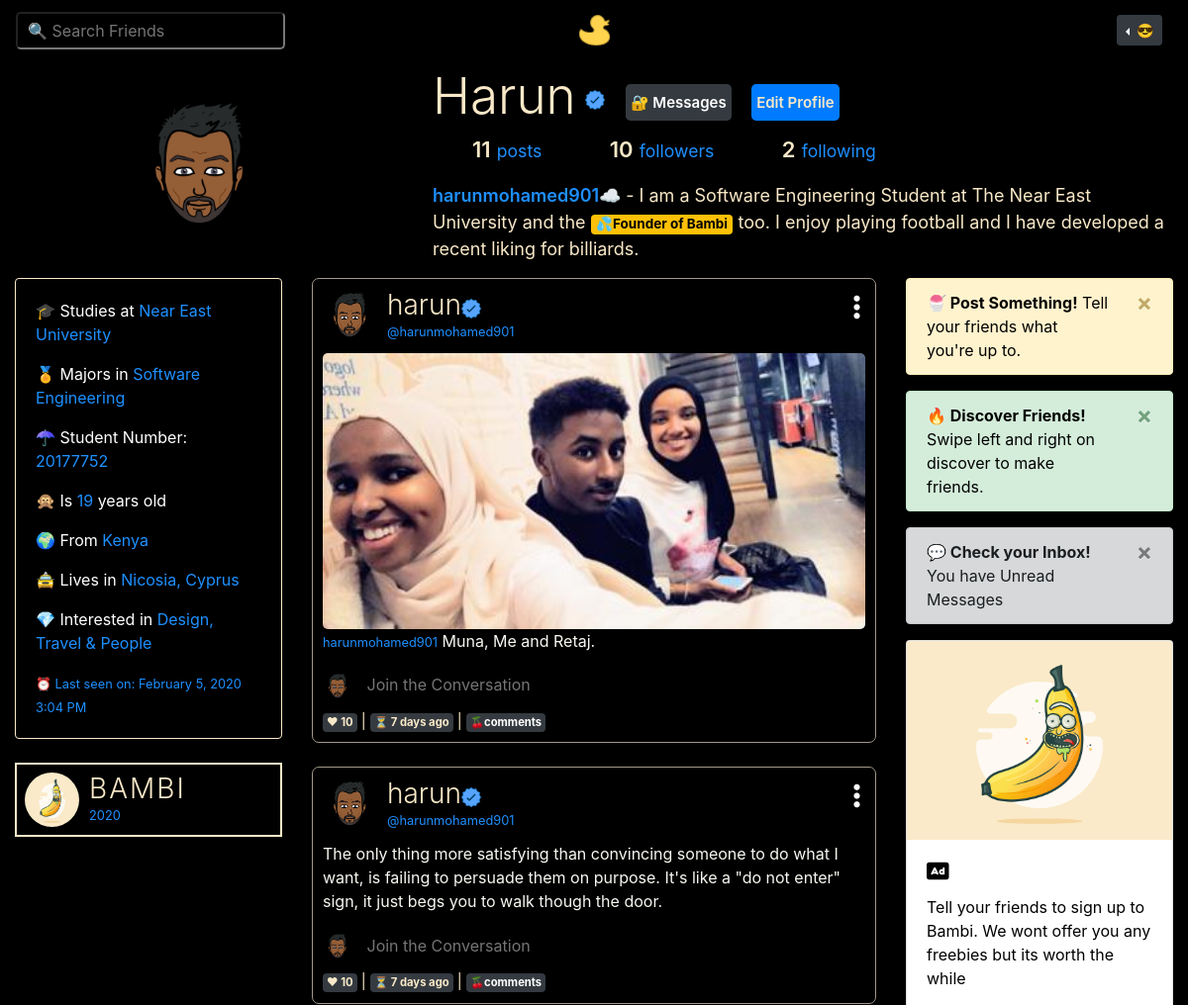
Page /user/harun (signed in, upper part) on the earlier database version.
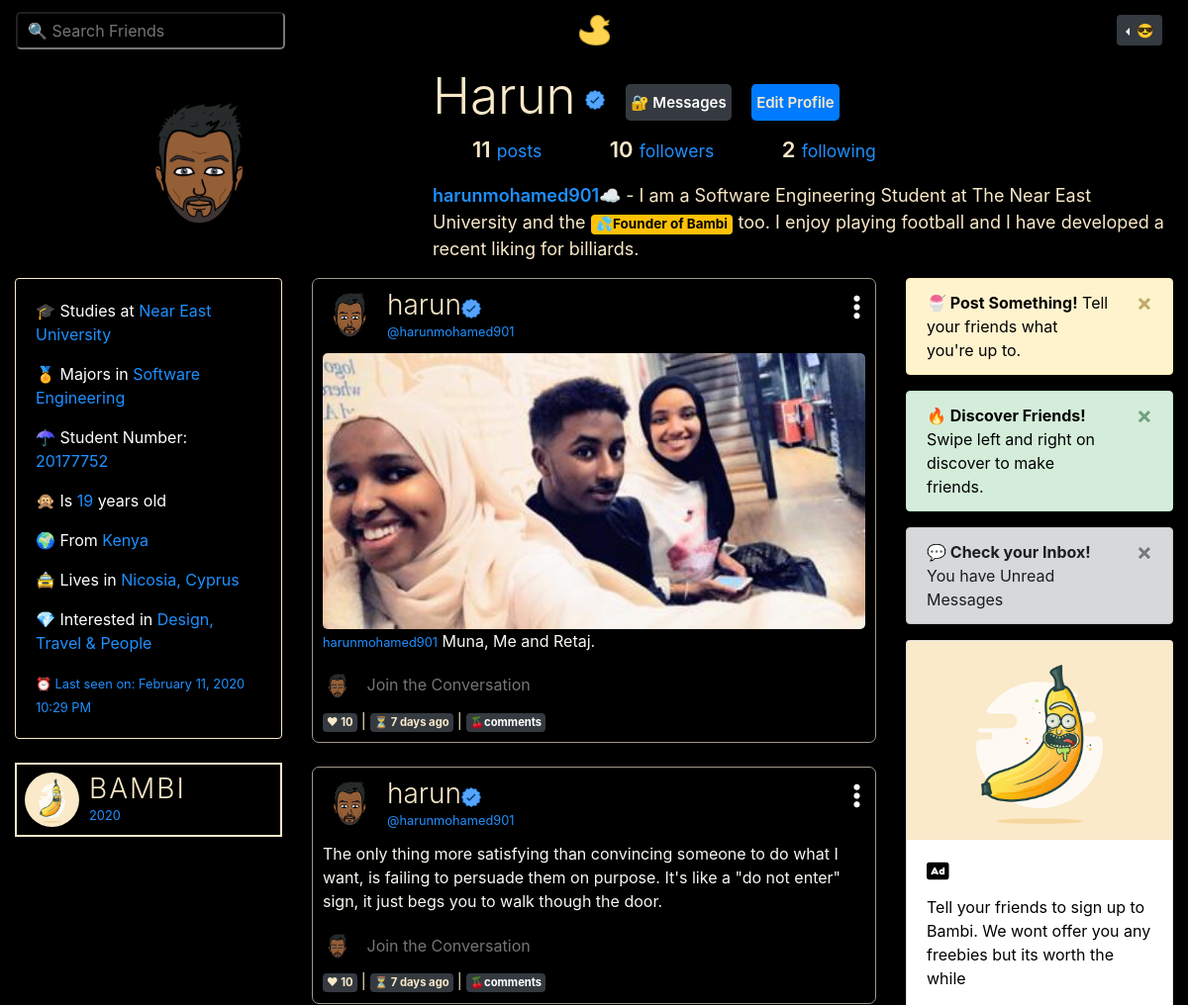
Same page on the later database version.
### bambiv3/models.py (models this page shows, shortened)
class User(db.Model, UserMixin):
	id = db.Column(db.Integer, primary_key=True)
	username = db.Column(db.String(20), unique=True, nullable=False)
	email = db.Column(db.String(120), unique=True, nullable=False)
	image_file = db.Column(db.String(20), nullable=False, default='default.jpg')
	password = db.Column(db.String(60), nullable=False)
	last_seen = db.Column(db.DateTime, default=datetime.utcnow)
	department = db.Column(db.String(20), nullable=False)
	student_number = db.Column(db.Integer(), unique=True, nullable=False)
	age = db.Column(db.Integer(), nullable=False)
	country = db.Column(db.String(20), nullable=False)
	hobby = db.Column(db.String(20), nullable=False)
	bio = db.Column(db.String(120), nullable=True)
	private = db.Column(db.Boolean, default=False, nullable=False)
	posts = db.relationship('Post', backref='author', lazy=True)
	products = db.relationship('Product', backref='author', lazy=True)
	followed = db.relationship(
		'User', secondary=followers,
		primaryjoin=(followers.c.follower_id == id),
		secondaryjoin=(followers.c.followed_id == id),
		backref=db.backref('followers', lazy='dynamic'), lazy='dynamic')
	messages_sent = db.relationship('Message',
									foreign_keys='Message.sender_id',
									backref='author', lazy='dynamic')
	messages_received = db.relationship('Message',
										foreign_keys='Message.recipient_id',
										backref='recipient', lazy='dynamic')
	last_message_read_time = db.Column(db.DateTime)
	def is_following(self, user):
		return self.followed.filter(followers.c.followed_id == user.id).count() > 0
	def new_messages(self):
		last_read_time = self.last_message_read_time or datetime(1900, 1, 1)
		return Message.query.filter_by(recipient=self).filter(
			Message.timestamp > last_read_time).count()

class Post(db.Model):
	id = db.Column(db.Integer, primary_key=True)
	title = db.Column(db.String(100)) #nullable=False
	date_posted = db.Column(db.DateTime, nullable=False, default=datetime.utcnow)
	content = db.Column(db.Text, nullable=False)
	image = db.Column(db.String(20))
	user_id = db.Column(db.Integer, db.ForeignKey('user.id'), nullable=False)
	likes = db.relationship('PostLike', backref='post', lazy='dynamic')

### bambiv3/routes.py (the view)
@app.route("/user/<string:username>", methods=['GET', 'POST'])
@login_required
def user_posts(username):
	username = username.lower()
	form = UpdateAccountForm()
	if form.validate_on_submit():
		if form.picture.data:
			picture_file = save_picture(form.picture.data)
			current_user.image_file = picture_file
		current_user.username = form.username.data.lower()
		current_user.email = form.email.data
		current_user.department = form.department.data
		current_user.student_number = form.student_number.data
		current_user.country = form.country.data
		current_user.age = form.age.data
		current_user.hobby = form.hobby.data
		current_user.bio = form.bio.data
		current_user.private = form.private.data
		db.session.commit()
		flash('Your Account has been updated', 'success')
		return redirect(url_for('user_posts', username=current_user.username))
	elif request.method == 'GET':
		form.username.data = current_user.username
		form.email.data = current_user.email
		form.department.data = current_user.department
		form.student_number.data = current_user.student_number
		form.country.data = current_user.country
		form.age.data = current_user.age
		form.hobby.data = current_user.hobby
		form.bio.data = current_user.bio
		form.private.data = current_user.private
	image_file = url_for('static', filename='profile_pics/' + current_user.image_file)
	page = request.args.get('page', 1, type=int)
	user = User.query.filter_by(username=username).first_or_404()
	posts = Post.query.filter_by(author=user).order_by(Post.date_posted.desc()).paginate(page=page, per_page=5)
	return render_template('user_posts.html', posts=posts, user=user, title=user.username.title(),image_file=image_file,form=form)

### bambiv3/templates/user_posts.html (shortened to what this page needs)
{% extends "layout.html" %}
{% block content %}
<div class="container-fluid">
  <section style="padding-top: 5px;">
    <div class="profile">
      <div class="profile-image">
        <img src="{{ url_for('static', filename='profile_pics/' + user.image_file) }}" alt="" class="profile-thumbnail" style="width:150px;height:150px;">
      </div>
      <div class="profile-user-settings">
        <h2 class="profile-user-name">{{user.username.title()}}
          {% if user.username in ["harun" , "bambi"] %}
          <img src="{{ url_for('static', filename='profile_pics/' + 'correct.png') }}" style="width:20px;height:20px;margin-left: -5px;">
          {% endif %}
        </h2>
        {% if current_user == user%}
        {% set new_messages = current_user.new_messages() %}
        <button class="btn profile-edit-btn btn-dark"><a href="{{ url_for('messages') }}" style="color:#fff;text-decoration:none;">🔐 Messages </a></button>
        <button class="btn profile-edit-btn btn-primary" data-toggle="modal" data-target="#info">Edit Profile</button>
        {% endif %}
      </div>
      <div class="profile-stats">
        <ul>
          <li style="font-size: 22px;"><span class="profile-stat-count">{{ posts.total }}</span> <small>posts</small></li>
          <li style="font-size: 22px;"><span class="profile-stat-count" data-toggle="modal" data-target="#followers">{{ user.followers.count() }}</span> <small>followers</small></li>
          <li style="font-size: 22px;"><span class="profile-stat-count" data-toggle="modal" data-target="#following">{{ user.followed.count() }}</span> <small>following</small></li>
        </ul>
      </div>
      <div class="profile-bio">
        <p style="font-size:18px;"><small class="profile-real-name" style="font-size: 18px;">
          {% if user.username == "harun" %}
          {{user.email.split("@")[0] | lower}}☁</small> - I am a Software Engineering Student at The Near East University and the <a class="badge badge-warning" style="color:#000;">💦Founder of Bambi</a> too. I enjoy playing football and I have developed a recent liking for billiards.</p>
          {%else%}
            {% if user.bio %}
            {{user.email.split("@")[0] | lower}}</small> - {{user.bio}}</p>
            {% else %}
            {{user.email.split("@")[0] | lower}}</small> - I study {{user.department}} at Near East University. I am {{user.age}} from {{user.country}}. I'm interested in {{user.hobby}}</p>
            {%endif%}
          {%endif%}
      </div>
    </div>
</section>
  <div class="row">
    <div class="col-lg-3">
      {% if current_user.is_authenticated %}
    <div class="card about" style="color:#fff;background:#000;text-align:left;border:1px solid #F9E9C8;">
    <div class="card-body">
      <p> 🎓 Studies at <span>Near East University</span></p>
      <p> 🏅 Majors in <span>{{user.department}}</span></p>
      <p> ☂ Student Number: <span>{{user.student_number}}</span></p>
      <p> 🙊 Is <span>{{user.age}}</span> years old</p>
      <p> 🌍 From <span>{{user.country}}</span></p>
      <p> 🚖 Lives in <span>Nicosia, Cyprus</span></p>
      <p> 💎 Interested in <span>{{user.hobby}}</span></p>
      <small>⏰ Last seen on: {{ moment(user.last_seen).format('LLL') }}</small>
    </div>
  </div>
  <br>
  <header class="d-none d-lg-flex" style="color:#F9E9C8;border:2px solid #F9E9C8;padding:8px;">
    <img src="{{ url_for('static', filename='profile_pics/' + 'logod.png') }}" alt="logo" class="profile-thumbnail">
    <div class="profile-name">
      <h3 class="logo">BAMBI</h3>
      <small id="year"></small>
    </div>
  </header>
  {% endif %}
</div>
    <div class="col-lg-6">
      {% if current_user.is_following(user) or current_user == user %}
      {% for post in posts.items %}
    <div class="post">
      <header>
          <img src="{{ url_for('static', filename='profile_pics/' + post.author.image_file) }}" alt="profile pic" class="profile-thumbnail">
          <div class="profile-name">
            <h3>{{post.author.username}}
              {% if post.author.username in ["harun" , "bambi"] %}<img src="{{ url_for('static', filename='profile_pics/' + 'correct.png') }}" style="width:20px;height:20px;margin-top:10px;">{% endif %}
            </h3>
            <small>@{{post.author.email.split("@")[0] | lower}}</small>
          </div>
          <div class="follow-btn">
            {% if current_user != user %}
              {% if current_user.has_liked_post(post) %}
                <a href="{{ url_for('like_action', post_id=post.id, action='unlike') }}" style="text-decoration:none;">❤</a>
              {% else %}
                <a href="{{ url_for('like_action', post_id=post.id, action='like') }}" style="text-decoration:none;">👍</a>
              {% endif %}
            {% else %}
              <div class="dropdown dropleft">
            <button class="btn btn-dark btn-sm" type="button" id="dropdownMenuButton" data-toggle="dropdown" aria-haspopup="true" aria-expanded="false" style="background:#000;">
              <i class="fas fa-ellipsis-v" style="font-size: 28px;"></i>
            </button>
            {% endif %}
          </div>
        </header>
        <div id="inner">
          {% if post.image %}
          <img src="{{ url_for('static', filename='profile_pics/' + post.image) }}" style="width:100%;height:100%;border-radius:5px">
          {% endif %}
          <p>
            {%if post.image%}<small>{{post.author.email.split("@")[0] | lower}}</small>{%endif%}
            {{post.content|urlize(40, target='_blank')}}
        </p>
          <div class="comments mb-2">
            <img src="{{ url_for('static', filename='profile_pics/' + current_user.image_file) }}" style="width:30px;height:30px;border-radius:50%;">
            <input type="text" name="comment" placeholder="Join the Conversation" style="background:#000;border:none;border-radius:5px;outline:none;width:85%;height: 35px;padding:10px;color:#F9E9C8;margin-top:5px;">
          </div>
        </div>
        <footer>
          <div class="stats">
            <div class="Retweets">
               <a class="badge badge-dark p-1">❤ {{ post.likes.count() }}</a> | <a class="badge badge-dark p-1">⏳ {{ moment(post.date_posted).fromNow() }}</a> | <a class="badge badge-dark p-1" href="{{url_for('post', post_id=post.id)}}">🍒comments</a>
            </div>
        </footer>
    </div>
    <br>
  {% endfor %}
    {% endif %}
</div>
    <div class="col-lg-3 d-none d-lg-block">
      {% if current_user.is_authenticated %}
      <div class="alert alert-warning alert-dismissible fade show" role="alert">
        <a href="{{ url_for('f_posts') }}"  style="color:#000;text-decoration: none">
      <strong>🍧 Post Something!</strong> Tell your friends what you're up to.</a>
        <button type="button" class="close" data-dismiss="alert" aria-label="Close">
          <span aria-hidden="true">&times;</span>
        </button>
      </div>
      <div class="alert alert-success alert-dismissible fade show" role="alert">
        <a href="{{ url_for('discover') }}"  style="color:#000;text-decoration: none">
      <strong>🔥 Discover Friends!</strong> Swipe left and right on discover to make friends.</a>
        <button type="button" class="close" data-dismiss="alert" aria-label="Close">
          <span aria-hidden="true">&times;</span>
        </button>
      </div>
      <div class="alert alert-dark alert-dismissible fade show" role="alert">
      <strong>💬 Check your Inbox! </strong>You have Unread Messages
        <button type="button" class="close" data-dismiss="alert" aria-label="Close">
          <span aria-hidden="true">&times;</span>
        </button>
      </div>
      <div class="card" style="color:#000;">
      <img class="card-img-top" src="{{ url_for('static', filename='profile_pics/' + 'logod.png') }}" alt="logo">
      <div class="card-body">
        <h5 class="card-title"><i class="fas fa-ad"></i></h5>
        <p class="card-text">Tell your friends to sign up to Bambi. We wont offer you any freebies but its worth the while</p>
      </div>
    </div>
    {% endif %}
</div>
      </div>
{% endblock content %}

### bambiv3/templates/layout.html (shortened to what this page needs)
<!doctype html>
<html lang="en">
  <head>
    <link rel="stylesheet" href="https://stackpath.bootstrapcdn.com/bootstrap/4.3.1/css/bootstrap.min.css">
    <link rel="stylesheet" type="text/css" href="{{ url_for('static', filename='main.css') }}">
  </head>
  <body>
<nav class="navbar navbar-expand-md navbar-dark sticky-top">
    <div class="navbar-collapse collapse w-100 order-1 order-md-0 dual-collapse2">
        <ul class="navbar-nav mr-auto">
            <li>
               <div class="d">
                <input type="text" placeholder="🔍 Search Friends" id="search" onkeyup="filterFunction()" onclick="search()" class="dropbtn">
            </div>
            </li>
        </ul>
    </div>
    <div class="mx-auto order-0">
      <a class="navbar-brand mx-auto d-none d-lg-block" href="{{ url_for('home') }}">
        <img src="{{ url_for('static', filename='profile_pics/' + 'logo.png') }}" width="35" height="35" class="d-inline-block align-top" alt="">
      </a>
  </div>
    <div class="navbar-collapse collapse w-100 order-3 dual-collapse2 settings">
        <ul class="navbar-nav ml-auto">
          {% if current_user.is_authenticated %}
          <li>
            <div class="dropdown dropleft">
            <button class="btn  btn-sm btn-dark dropdown-toggle" type="button" id="dropdownMenuButton" data-toggle="dropdown" aria-haspopup="true" aria-expanded="false">
               <span>😎</span>
            </button>
              {% set new_messages = current_user.new_messages() %}
          </div>
          </li>
          {% else %}
            <li class="nav-item">
              <a  class="btn btn-sm btn-outline-primary" href="{{ url_for('login') }}" style="color:#F9E9C8;text-decoration: none;"> 😇 Log In</a>
              <a  class="btn btn-sm btn-outline-success" href="{{ url_for('register') }}" style="color:#F9E9C8;text-decoration: none;"> 👽 Sign Up</a>
            </li>
          {% endif %}
        </ul>
    </div>
</nav>
  {% block content %} {% endblock %}
  </body>
</html>

Differences in the rows shown:
changed User "Harun": last_seen "February 5, 2020 3:04 PM" → "February 11, 2020 10:29 PM"
